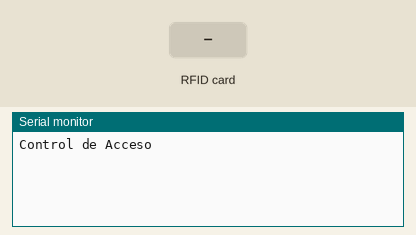
The sketch below on a simulated Arduino Uno, built with avr-gcc and run on an emulated ATmega328P. Shown: the last lines printed to the serial monitor. The inputs (shaded band) are chosen by the test bench.

Above: at 1.2 s.
1.3 s: RFID card 24 31 39 A3 held to the reader
At 2.5 s:
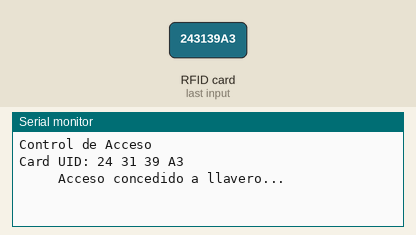
2.8 s: RFID card EF 8C C4 1E held to the reader
At 4.0 s:
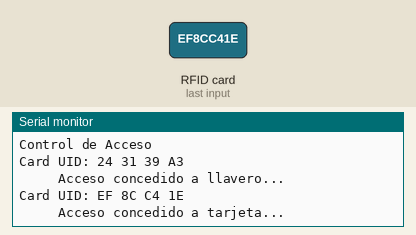
4.3 s: RFID card 14 DF 77 2C held to the reader
At 5.5 s:
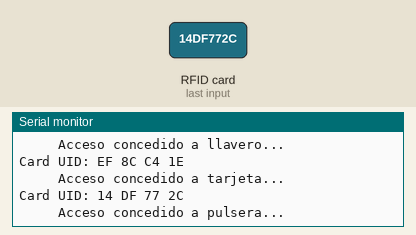
5.8 s: RFID card 5E 7A 19 C4 held to the reader
At 7.0 s:
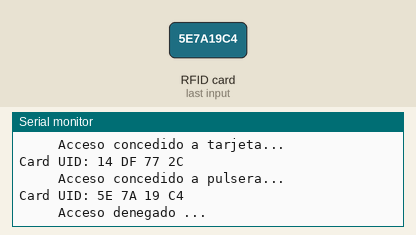

Measured:
- after the input at 1.3 s, the serial monitor: prints a new line at once (image 1)
- after the input at 2.8 s, the serial monitor: prints a new line at once (image 2)
- after the input at 4.3 s, the serial monitor: prints a new line at once (image 3)
- after the input at 5.8 s, the serial monitor: prints a new line at once (image 4)

The sketch:

rc522-readUID.ino
```cpp
#include <SPI.h>
#include <MFRC522.h>

#define RST_PIN	9    //Pin 9 para el reset del RC522
#define SS_PIN	10   //Pin 10 para el SS (SDA) del RC522
MFRC522 mfrc522(SS_PIN, RST_PIN); //Creamos el objeto para el RC522


byte ActualUID[4]; //almacenará el código del Tag leído
byte Usuario1[4]= {0x24 ,0x31, 0x39, 0xA3} ; //código del llavero
byte Usuario2[4]= {0xEF, 0x8C, 0xC4, 0x1E} ; //código de la tarjeta
byte Usuario3[4]= {0x14, 0xDF, 0x77, 0x2C} ; //código de la pulsera
void setup() {
	Serial.begin(9600); //Iniciamos la comunicación  serial
	SPI.begin();        //Iniciamos el Bus SPI
	mfrc522.PCD_Init(); // Iniciamos  el MFRC522
	Serial.println("Control de Acceso");
}

void loop() {
	// Revisamos si hay nuevas tarjetas  presentes
	if ( mfrc522.PICC_IsNewCardPresent())
        {
  		//Seleccionamos una tarjeta
            if ( mfrc522.PICC_ReadCardSerial())
            {
                  // Enviamos serialemente su UID
                  Serial.print("Card UID:");
                  for (byte i = 0; i < mfrc522.uid.size; i++) {
                          Serial.print(mfrc522.uid.uidByte[i] < 0x10 ? " 0" : " ");
                          Serial.print(mfrc522.uid.uidByte[i], HEX);
                          ActualUID[i]=mfrc522.uid.uidByte[i];
                  }
                  Serial.println();
                  Serial.print("     ");
                  //comparamos los UID para determinar si es uno de nuestros usuarios
                  if(compareArray(ActualUID,Usuario1))
                    Serial.println("Acceso concedido a llavero...");
                  else if(compareArray(ActualUID,Usuario2))
                    Serial.println("Acceso concedido a tarjeta...");
                  else if (compareArray(ActualUID,Usuario3))
                    Serial.println("Acceso concedido a pulsera...");
                  else
                   Serial.println("Acceso denegado ...");
                  // Terminamos la lectura de la tarjeta  actual
                  mfrc522.PICC_HaltA();
            }
	}
}

//Función para comparar dos vectores
 boolean compareArray(byte array1[],byte array2[])
{
  if(array1[0] != array2[0])return(false);
  if(array1[1] != array2[1])return(false);
  if(array1[2] != array2[2])return(false);
  if(array1[3] != array2[3])return(false);
  return(true);
}
```
